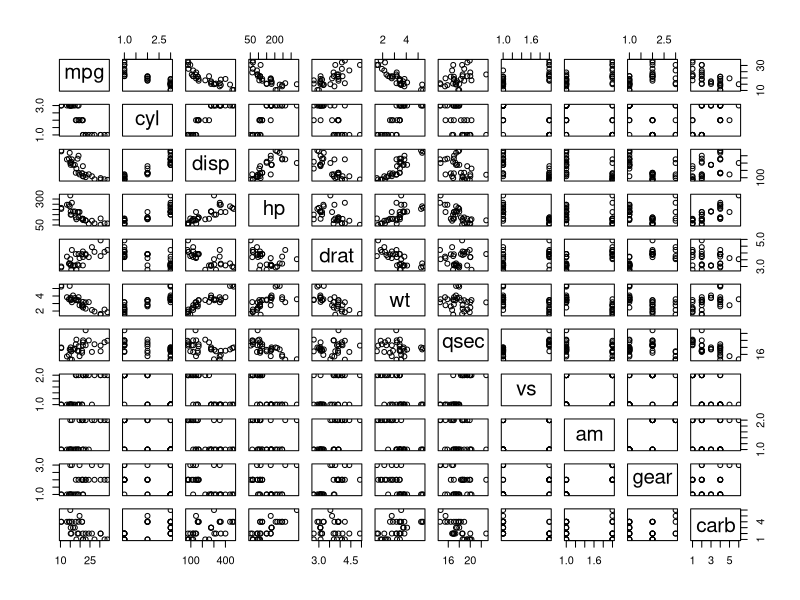
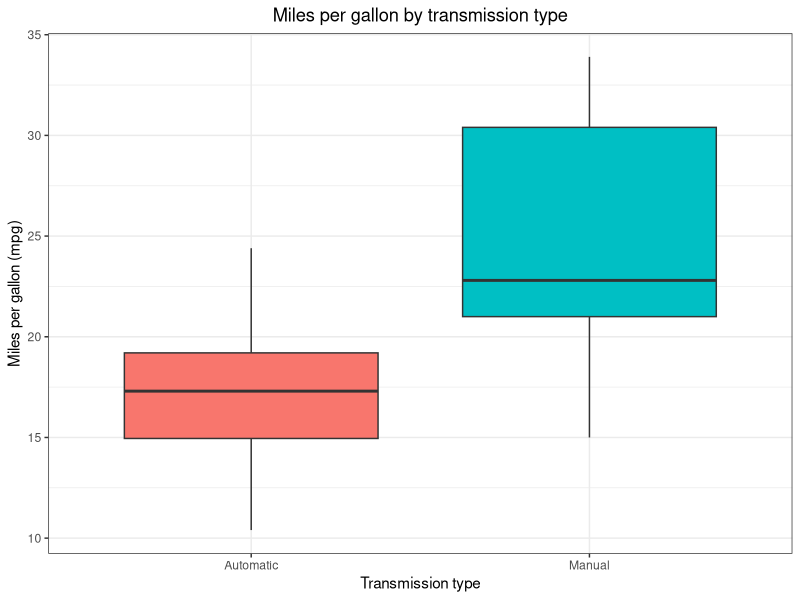
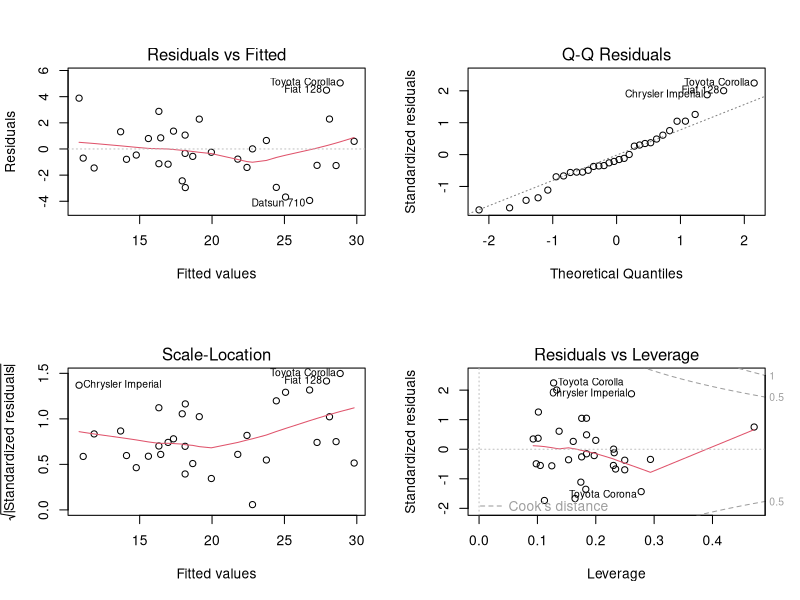

These figures' R source, in order:
## ---- chunk 1
knitr::opts_chunk$set(echo = TRUE)
## ---- chunk 2
# Load data and packages
library(ggplot2)
library(MASS)
data(mtcars)

# Convert categorical variables to factors 
mtcars$cyl <- factor(mtcars$cyl)
mtcars$vs <- factor(mtcars$vs)
mtcars$am <- factor(mtcars$am, labels=c('Automatic','Manual'))
mtcars$gear <- factor(mtcars$gear)
mtcars$carb <- factor(mtcars$carb)

# Examine data
str(mtcars)
## ---- chunk 3
pairs(mpg ~ ., data = mtcars)
## ---- chunk 4
ggplot(mtcars, aes(x = factor(am), y = mpg)) + 
  geom_boxplot(aes(fill = factor(am)), show.legend = FALSE) +
  labs(x = "Transmission type", 
       y = "Miles per gallon (mpg)", 
       title = "Miles per gallon by transmission type"
       ) +
  scale_x_discrete(labels = c("Automatic","Manual")) +
  theme_bw() + 
  theme(plot.title = element_text(hjust = 0.5))
## ---- chunk 5
linearfit <- lm(mpg ~ am, data = mtcars)
summary(linearfit)
## ---- chunk 6
multifit <- lm(mpg ~ ., data = mtcars)
## ---- chunk 7
bestfit <- stepAIC(multifit, direction = "both")
## ---- chunk 8
summary(bestfit)
## ---- chunk 9
# Plot residuals
par(mfrow = c(2, 2))
plot(bestfit)
## ---- chunk 10
# Find 5 most influential points on slope coefficients 
influence <- dfbetas(bestfit)
head(sort(influence[,6], decreasing = TRUE), 5)
